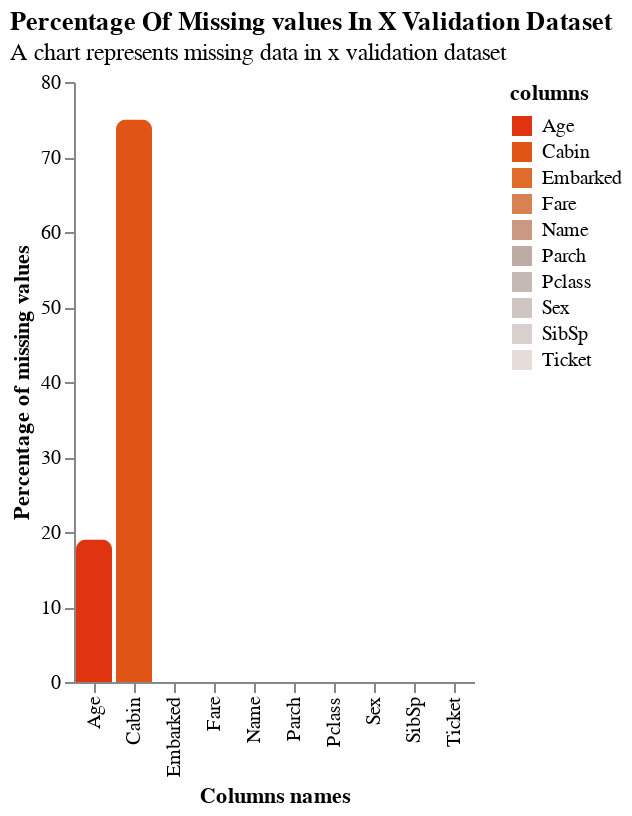

The code cell stored with this chart in its notebook:
### Code cell
plot_nan(
    valid_x,
    name='x validation dataset',
    only_nan=False,
    use_percent=True
)

### Figure 1 — Vega-Lite specification as saved in the notebook (floating-point values rounded to 4 significant figures)
{"config": {"view": {"continuousWidth": 300, "continuousHeight": 300, "stroke": null}, "axis": {"grid": false}}, "data": {"name": "data-6edec06bed793b694b4dc86bcfcd1b4a"}, "mark": {"type": "bar", "cornerRadiusTopLeft": 5, "cornerRadiusTopRight": 5}, "encoding": {"color": {"field": "columns", "legend": {"orient": "right"}, "scale": {"scheme": "lightgreyred", "reverse": true}, "type": "nominal"}, "text": {"field": "columns", "type": "nominal"}, "tooltip": [{"field": "columns", "type": "nominal"}, {"field": "total_nan", "type": "quantitative"}, {"field": "percent_nan", "type": "quantitative"}], "x": {"field": "columns", "title": "Columns names", "type": "nominal"}, "y": {"field": "percent_nan", "title": "Percentage of missing values", "type": "quantitative"}}, "title": {"text": "Percentage Of Missing values In X Validation Dataset", "anchor": "start", "subtitle": "A chart represents missing data in x validation dataset"}, "$schema": "https://vega.github.io/schema/vega-lite/v5.20.1.json", "datasets": {"data-6edec06bed793b694b4dc86bcfcd1b4a": [{"columns": "Pclass", "total_nan": 0, "percent_nan": 0}, {"columns": "Name", "total_nan": 0, "percent_nan": 0}, {"columns": "Sex", "total_nan": 0, "percent_nan": 0}, {"columns": "Age", "total_nan": 43, "percent_nan": 19}, {"columns": "SibSp", "total_nan": 0, "percent_nan": 0}, {"columns": "Parch", "total_nan": 0, "percent_nan": 0}, {"columns": "Ticket", "total_nan": 0, "percent_nan": 0}, {"columns": "Fare", "total_nan": 0, "percent_nan": 0}, {"columns": "Cabin", "total_nan": 168, "percent_nan": 75}, {"columns": "Embarked", "total_nan": 0, "percent_nan": 0}]}}
